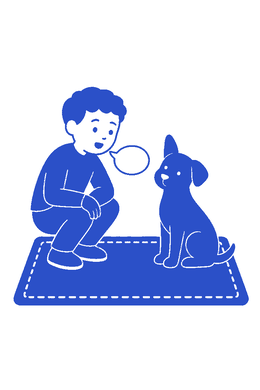
#> input picture tools/_vp_tmp/praten-tegen-lege-stoel.png, 260 x 390 px
$ python -i import-prepositions-band.py   (imports and definitions only)
#> lines starting #> are read from the running program, lines starting #| are printed output that depends on the picture
#!/usr/bin/env python3
"""Rebuild Voorzetselpaden from the A0, A1, A2 and A2-pairs band pages.

`Docs/voorzetselpaden/a0.html`, `a1.html`, `a2.html` and `a2-pairs.html` are the master for the content:
one card per example scene, with the sentence, the build lines, the control
question and the alt text. This script reads them (read-only) and writes:

  server/Oefenpad.Resources/Games/Data/prepositions.json
  server/Oefenpad.Resources/Games/Data/meta.json
  assets/voorzetselpaden/<scene-id>.png   (only where the mask is missing)

Only cards that carry an image are used. A chunk with no image at all is not a
level, and a card without an image is not an example.

The game practices one chunk per level (`wachten op`, not `wachten`). A level
therefore holds every ready example of that chunk, and the contrast partner is
used for the Klopt stop.

The source art lives in `assets/verb-propositions/incoming/`, one folder per
band (`A0/`, `A1/`, ...). The conversion is the one in
`assets/verb-propositions/README.md`: white paper to alpha, 512 x 763, keeping
only alpha so the CSS mask paints the cobalt.

Usage:
    python3 tools/import-prepositions-band.py            # write everything
    python3 tools/import-prepositions-band.py --check    # report, write nothing
    python3 tools/import-prepositions-band.py --no-art   # JSON only
"""

import argparse
import html
import json
import re
from pathlib import Path

from PIL import Image

ROOT = Path(__file__).resolve().parent.parent
DOCS = ROOT / "Docs/voorzetselpaden"
INCOMING = ROOT / "assets/verb-propositions/incoming"
ART = ROOT / "assets/voorzetselpaden"
DATA = ROOT / "server/Oefenpad.Resources/Games/Data/prepositions.json"
META = ROOT / "server/Oefenpad.Resources/Games/Data/meta.json"

BANDS = ("a0", "a1", "a2", "a2-pairs")
MASK_SIZE = (512, 763)


# [11 lines left out: function incoming_art, not called in this run]

ARTICLE = re.compile(r'<article class="kaart"([^>]*)>(.*?)</article>', re.S)
CHUNK_GROUP = re.compile(
    r'<div class="chunkgroep" data-chunk="([^"]+)" data-examples="\d+">')
CLUSTER = re.compile(r'<section class="cluster" data-stem="([^"]+)">')


# [5 lines left out: function text, not called in this run]


def attribute(attrs: str, name: str) -> str:
    match = re.search(rf'{name}="([^"]*)"', attrs)
    return html.unescape(match.group(1)) if match else ""


def field(body: str, cls: str) -> str | None:
    match = re.search(rf'<dd class="{re.escape(cls)}">(.*?)</dd>', body, re.S)
    return match.group(1) if match else None


# [67 lines left out: functions read_card, read_band, not called in this run]


def slug(chunk: str) -> str:
    return chunk.replace(" ", "-")


# [90 lines left out: function build_content, not called in this run]


def ink_alpha(path: Path) -> Image.Image:
    """White paper to alpha, normalising the delivered cobalt's darkness.

    Kept identical to `tools/build-prepositions-preview.py`: the darkest 1% is
    full ink, paper is 250. RGB is flattened because only alpha is shipped.
    """
#> called with path = '_vp_tmp/praten-tegen-lege-stoel.png'
    grey = Image.open(path).convert("L")
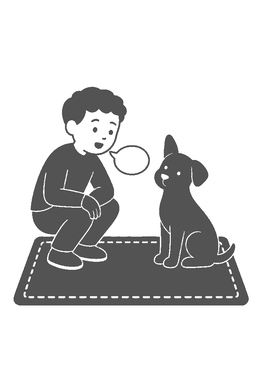
#> grey: PIL image 260x390 L; min 66, max 255, mean 212
    hist = grey.histogram()
#> hist = 256 values, max 72535 at index 255, min 0 at index 0, mean 396.1
    total = sum(hist)
#> total = 101400
    seen = 0
    ink = 0
    for value, count in enumerate(hist):
        seen += count
        if seen >= total * 0.01:
            ink = value
            break
#> this loop made 71 passes
#> (seen, ink) on pass 71: (1091, 70)
#> seen on passes 1 to 6: 0, 0, 0, 0, 0, 0
#> after the loop, seen = 1091
    ink = min(ink, 120)
    paper = 250
    span = max(1, paper - ink)
#> span = 180
    lut = [0 if value >= paper
           else max(0, min(255, round((paper - value) * 255 / span)))
           for value in range(256)]
#> lut = 256 values, max 255 at index 0, min 0 at index 250, mean 159.9
    return grey.point(lut).resize(MASK_SIZE, Image.LANCZOS)
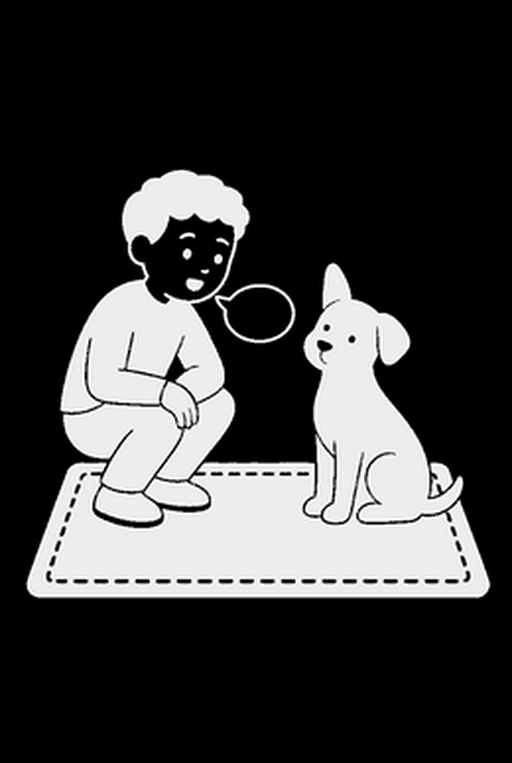
#> returned value: PIL image 512x763 L; min 0, max 255, mean 59


# [55 lines left out: functions promote, main, not called in this run]


# [2 lines not run here, left out]

>>> result = ink_alpha('_vp_tmp/praten-tegen-lege-stoel.png')
